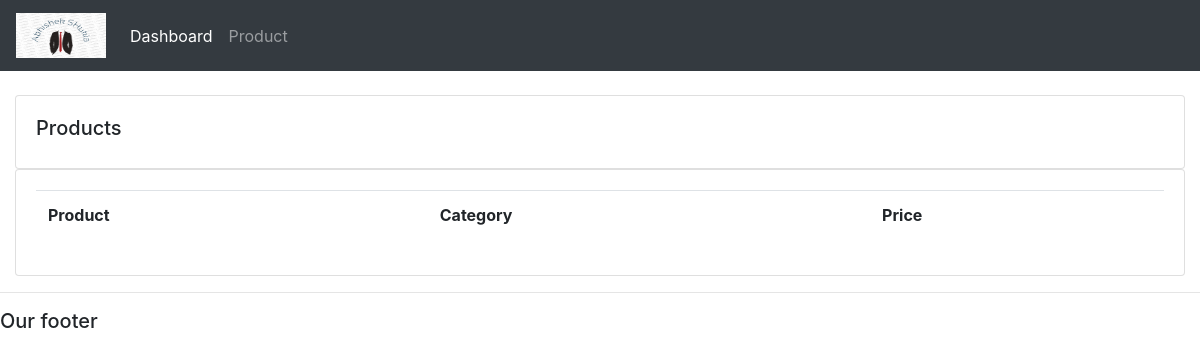
Before: /product with the older database file.
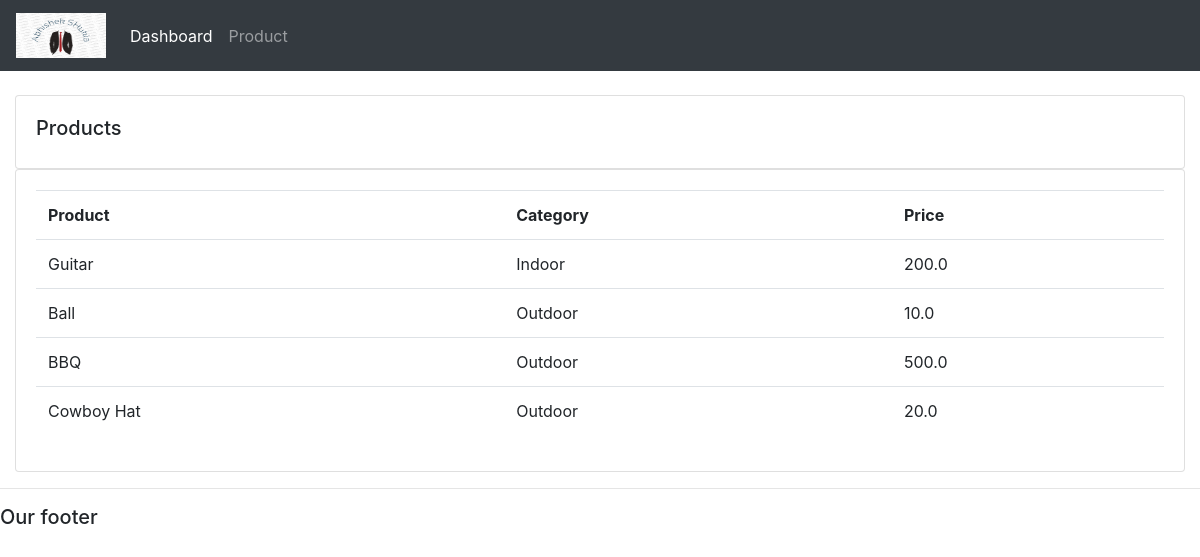
After: the same page with the newer database file.
### accounts/models.py (models this page shows, shortened)
class Product(models.Model):
    CATEGORY = (
        ('Indoor', 'Indoor'),
        ('Outdoor', 'Outdoor'),
    )
    name = models.CharField(max_length=200, null=True)
    price = models.FloatField(null=True)
    category = models.CharField(max_length=200, null=True, choices=CATEGORY)
    description = models.CharField(max_length=200, null=True)
    date_created = models.DateTimeField(auto_now_add=True, null=True)
    tag = models.ManyToManyField(Tag)

### accounts/views.py (the view)
# urls.py: path("product", views.product, name="product"),
def product(request):
    products = Product.objects.all()
    return render(request, "accounts/product.html", {'products': products})

### accounts/templates/accounts/product.html
{%  extends 'accounts/main.html' %}
{% block content %}
		<br>
		<div class="row">
			<div class="col-md">
				<div class="card card-body">
					<h5>Products</h5>
				</div>
				<div class="card card-body">
					<table class="table">
						<tr>
							<th>Product</th>
							<th>Category</th>
							<th>Price</th>
						</tr>
						{%for i in products%}
							<tr>
								<td>{{i.name}}</td>
								<td>{{i.category}}</td>
								<td>{{i.price}}</td>
							</tr>
						{%endfor%}
					</table>
				</div>
			</div>
		</div>
{% endblock content %}

### accounts/templates/accounts/main.html (shortened to what this page needs)
{% load static %}
<!DOCTYPE html>
<html>
<head>
	<link rel="stylesheet" href="{% static '/css/main.css' %}"/>
	<link rel="stylesheet" href="{% static '/css/navbar.css' %}"/>
	<link rel="stylesheet" href="https://stackpath.bootstrapcdn.com/bootstrap/4.3.1/css/bootstrap.min.css">
</head>
<body>
	{%  include 'accounts/navbar.html' %}
	<div class="container-fluid">
	{% block content %}
	{% endblock %}
    </div>
	<hr>
	<h5>Our footer</h5>
</body>
</html>

### accounts/templates/accounts/navbar.html (shortened to what this page needs)
{% load static %}
<nav class="navbar navbar-expand-lg navbar-dark bg-dark">
  <a class="navbar-brand" href="#"><img class="logo" src="{% static 'images/logo.png'%}"/></a>
  <div class="collapse navbar-collapse" id="navbarNav">
    <ul class="navbar-nav">
      <li class="nav-item active">
        <a class="nav-link" href="{% url 'home' %}">Dashboard</a>
      </li>
      <li class="nav-item">
        <a class="nav-link" href="{% url 'product' %}">Product</a>
      </li>
    </ul>
  </div>
</nav>

### static/css/main.css (style rules this page uses)
body { background-color: #ebeff5; }

### static/css/navbar.css (style rules this page uses)
.logo { height: 45px; width: 90px; }

Changed rows visible on the page:
added Product: name "Guitar", category "Indoor", price "200.0"
added Product: name "Ball", category "Outdoor", price "10.0"
added Product: name "BBQ", category "Outdoor", price "500.0"
added Product: name "Cowboy Hat", category "Outdoor", price "20.0"
